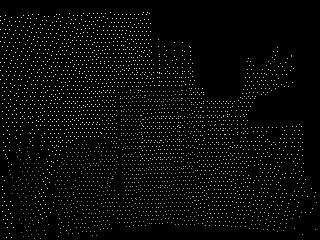
%> input picture Anisotropic-Total-Generalized-Variation/test_imgs/bkf_sparse_depth_0.png, 320 x 240 px
$ octave spotToF.m   (GNU Octave 9; MATLAB toolbox functions it lacks are replaced by stand-ins)
%> lines starting %> are read from the running program, lines starting %| are printed output that depends on the picture
### Anisotropic-Total-Generalized-Variation/upsamplingTensorTGVL2.m
%   TGV2-L2 Depth Image Upsampling
%
%   Author: David Ferstl
%
%   If you use this file or package for your work, please refer to the
%   following papers:
%
%   [1] David Ferstl, Christian Reinbacher, Rene Ranftl, Matthias Rüther
%       and Horst Bischof, Image Guided Depth Upsampling using Anisotropic
%       Total Generalized Variation, ICCV 2013.
%
%   License:
%     Copyright (C) 2013 Institute for Computer Graphics and Vision,
%                      Graz University of Technology
%
%     This program is free software; you can redistribute it and/or modify
%     it under the terms of the GNU General Public License as published by
%     the Free Software Foundation; either version 3 of the License, or
%     (at your option) any later version.
%
%     This program is distributed in the hope that it will be useful,
%     but WITHOUT ANY WARRANTY; without even the implied warranty of
%     MERCHANTABILITY or FITNESS FOR A PARTICULAR PURPOSE.  See the
%     GNU General Public License for more details.
%
%     You should have received a copy of the GNU General Public License
%     along with this program.  If not, see
%     <http://www.gnu.org/licenses/>.
%
%UPSAMPLINGTENSORTGVL2_MAT function for depth image upsampling
%   [ U ] = UPSAMPLINGTENSORTGVL2_MAT( U_INIT, DEPTH, WEIGHT, GRAY,
%               TENSOR, TGV_ALPHA, L, MAXITS, CHECK, TOL, VERBOSE )
%       returns a upsampled depht image according to its imput parameters
%
%   [IN]
%       U_INIT ...    Initial upsampling solution (a good
%                       initial solution will reduce the number
%                       of iterations until convergence)
%       DEPTH ...       Sparse input depth image
%       WEIGHT ...    Weights according to the imput depth vales
%                       (lambda.*w)
%       GRAY ...      High Resolution intensity image for anisotropic
%                       regularization
%       TENSOR ...    Anisotropic Tensor parameters [beta, gamma]
%       TGV_ALPHA ... TGV weighting parameters [alpha0, alpha1]
%       L ...         Timestep Lambda to adjust convergence rate (usually 1)
%       MAXITS ...    Number of iterations
%       CHECK ...     Check solution every CHECK iterations for convergence
%       TOL ...       Tolerance to define convergence
%       VERBOSE ...   Generate additional output [ TRUE/FALSE ]
%   [OUT]
%       U ...         Final Upsampling solution

function [ u ] = upsamplingTensorTGVL2( u_init, d, w, gray, tensor_ab, tgv_alpha, l, maxits, check, tol, verbose )

    [M, N] = size(gray);
    alpha0 = tgv_alpha(1);
    alpha1 = tgv_alpha(2);
    fprintf('size(gray) %d,%d alpha0 %d alpha1 %d\n',size(gray),alpha0,alpha1);

    % initial time-steps
    tau = 1;
    sigma = 1/tau;

    % preconditioning variables
    eta_p = 3;
    eta_q = 2;

    % calculate anisotropic diffusion tensor
    [tensor, ~, ~] = calcTensor(gray, tensor_ab, 2);

    a = tensor{1};
    b = tensor{2};
    c = tensor{3};

    fprintf('size(a) %d,%d \n',size(a)),
    csvwrite("test_imgs/a.csv", a);
    csvwrite("test_imgs/b.csv", b);
    csvwrite("test_imgs/c.csv", c);
    csvwrite("test_imgs/weights.csv", w);
    eta_u = (a.^2 + b.^2 + 2*c.^2 + (a+c).^2 + (b+c).^2).*(alpha1.^2) + 0*w.^2;

    eta_v = zeros(M,N,2);

    eta_v(:,:,1) = (alpha1.^2).*(b.^2 + c.^2) + 4*alpha0.^2;
    eta_v(:,:,2) = (alpha1.^2).*(a.^2 + c.^2) + 4*alpha0.^2;

    p = zeros(M,N,2);
    q = zeros(M,N,4);

    u = u_init;
    u_ = u;
    u_old = zeros(M,N);

    v = zeros(M,N,2);
    v_ = v;

    grad_v = zeros(M,N,4);

    dw = d.*w;

    if(verbose > 0 )
        hf5 = figure(verbose);
        set(hf5,'Name', 'TGV-Huber Fusion TENSOR', 'OuterPosition', [1 1 1200 800]);
    end

    for k = 0:maxits

        % update timesteps
        if(sigma < 1000)
            mu = 1/sqrt(1+0.7*tau*l);
        else
            mu = 1;
        end

        % --------- update dual variables tgv ---------------

        u_x = dxp(u_) - v_(:,:,1);
        u_y = dyp(u_) - v_(:,:,2);


        du_tensor_x = a.*u_x + c.*u_y;
        du_tensor_y = c.*u_x + b.*u_y;

        p(:,:,1) = p(:,:,1) + alpha1*sigma/eta_p.*du_tensor_x;
        p(:,:,2) = p(:,:,2) + alpha1*sigma/eta_p.*du_tensor_y;

        % projection
        reprojection = max(1.0, sqrt(p(:,:,1).^2 + p(:,:,2).^2));
        p(:,:,1) = p(:,:,1)./reprojection;
        p(:,:,2) = p(:,:,2)./reprojection;

        grad_v(:,:,1) = dxp(v_(:,:,1));
        grad_v(:,:,2) = dyp(v_(:,:,2));
        grad_v(:,:,3) = dyp(v_(:,:,1));
        grad_v(:,:,4) = dxp(v_(:,:,2));

        q = q + alpha0*sigma/eta_q.*grad_v;

        % projection
        reproject = max(1.0, sqrt(q(:,:,1).^2 + q(:,:,2).^2 + q(:,:,3).^2 + q(:,:,4).^2));
        q(:,:,1) = q(:,:,1)./reproject;
        q(:,:,2) = q(:,:,2)./reproject;
        q(:,:,3) = q(:,:,3)./reproject;
        q(:,:,4) = q(:,:,4)./reproject;


        % --------- update primal variables l2 ---------------

        u_ = u;
        v_ = v;

        Tp(:,:,1) = a.*p(:,:, 1) + c.*p(:,:,2);
        Tp(:,:,2) = c.*p(:,:, 1) + b.*p(:,:,2);

        div_p = dxm(Tp(:,:,1)) + dym(Tp(:,:,2));

        tau_eta_u = tau./eta_u;

        u = (u_ + tau_eta_u.*(alpha1.*div_p + dw))./(1 + tau_eta_u.*w);

        qc(:,:,1) = [q(:,1:end-1, 1), zeros(M,1)];
        qc(:,:,2) = [q(1:end-1,:, 2); zeros(1,N)];
        qc(:,:,3) = [q(1:end-1,:, 3); zeros(1,N)];
        qc(:,:,4) = [q(:,1:end-1, 4), zeros(M,1)];

        qw_x = [zeros(M,1,1), q(:,1:end-1,1)];
        qw_w = [zeros(M,1,1), q(:,1:end-1,4)];

        qn_y = [zeros(1,N,1); q(1:end-1,:,2)];
        qn_z = [zeros(1,N,1); q(1:end-1,:,3)];

        div_q(:,:,1) = (qc(:,:,1) - qw_x) + (qc(:,:,3) - qn_z);
        div_q(:,:,2) = (qc(:,:,4) - qw_w) + (qc(:,:,2) - qn_y);

        dq_tensor(:,:,1) = a.*p(:,:,1) + c.*p(:,:,2);
        dq_tensor(:,:,2) = c.*p(:,:,1) + b.*p(:,:,2);

        v = v_ + tau./eta_v.*(alpha1.*dq_tensor + alpha0.*div_q);

        % over-relaxation
        u_ = u + mu.*(u - u_);
        v_ = v + mu.*(v - v_);

        sigma = sigma/mu;
        tau = tau*mu;

        if mod(k, check) == 0,

            if(verbose > 0)
                subplot(241), imshow(d, [0 1]); title(sprintf('inputD %u x %u ', M, N)); drawnow;
                subplot(2,4,[2:3 6:7]), imshow(u, [0 1]); title(sprintf('fused it %u : %u x %u', k, M, N)); drawnow;
                impixelinfo;
            end

            if(sum(abs(u_old(:)-u(:))) < tol)
                disp('reached minimum before maxits');
                break;
            end

            u_old = u;
        end
    end

end

### Anisotropic-Total-Generalized-Variation/calcTensor.m
function [tensor, wtensor, abs_img] = calcTensor(gray_img, tensorbg, size_grad)

    if(~exist('tensorab', 'var'))
        beta_at = 10;
        gamma_at = 0.75;
    else
        beta_at = tensorbg(1);
        gamma_at = tensorbg(2);
    end

    gray_img = im2double(gray_img);

    [M, N] = size(gray_img);

    if size_grad == 2
        gray_img = imfilter(gray_img, fspecial('gaussian',[3 3], 0.5));
        csvwrite("test_imgs/gray_img.csv", gray_img);
        G_x = [-1 1;
               -1 1];
    elseif size_grad == 3
        G_x = [1 0 -1; 2 0 -2; 1 0 -1];
    elseif size_grad == 5
        G = fspecial('gaussian',[5 5], 1);
        G_x = gradient(G);
    else
        error('tensor gradient size must be 2/3/5');
    end

    G_y = G_x';

    min_n_length = 1e-8;
    min_tensor_val = 1e-8;

    grad_x = imfilter(gray_img, G_x, 'replicate');
    csvwrite("test_imgs/gray_x.csv", grad_x),

    grad_y = imfilter(gray_img, G_y, 'replicate');
    csvwrite("test_imgs/grad_y.csv", grad_y);

    abs_img = sqrt(grad_x.^2 + grad_y.^2);
    csvwrite("test_imgs/abs_img.csv", abs_img);

    n = [grad_x(:)'; grad_y(:)'];
    csvwrite("test_imgs/n.csv", n);
    %disp(n)

    norm_n = (sqrt(sum(n.^2)));

    n_normed = n./repmat(norm_n, [2,1]);

    n_normed(1,norm_n < min_n_length) = 1;
    %disp(n_normed)
    n_normed(2,norm_n < min_n_length) = 0;
    %disp(n_normed)

    nT_normed = [n_normed(2,:); -n_normed(1,:)];

    wtensor = max(min_tensor_val, exp(-beta_at*abs_img.^gamma_at));

    atensor = reshape(wtensor(:)'.*n_normed(1,:).^2 + nT_normed(1,:).^2, M, N);
    ctensor = reshape(wtensor(:)'.*n_normed(1,:).*n_normed(2,:) + nT_normed(1,:).*nT_normed(2,:), M, N);
    btensor = reshape(wtensor(:)'.*n_normed(2,:).^2 + nT_normed(2,:).^2, M, N);

    tensor{1} = atensor;
    tensor{2} = btensor;
    tensor{3} = ctensor;

end

### Anisotropic-Total-Generalized-Variation/spotToF.m

clear all;
close all;
clc;
% read high-res rgb and depth
disp_gt = double(imread('test_imgs/bkf_sparse_depth_0.png'));%depth
%> disp_gt: size 240x320 double; min 0, max 1146, mean 36; mean of the top-left, top-right, bottom-left and bottom-right quarters 53.1, 15.2, 37.4, 38.2
disp_gt (disp_gt == 0 ) = 3000;
disp_gt = disp_gt/10;
gray_gt = im2double(rgb2gray(imread('test_imgs/RGB_0.png')));%rgb
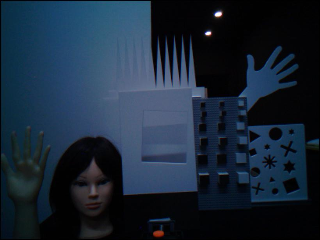
%> input picture Anisotropic-Total-Generalized-Variation/test_imgs/RGB_0.png, 320 x 240 px
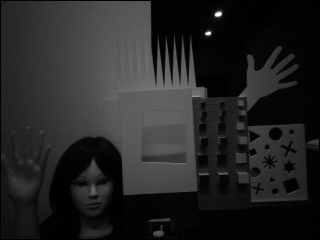
%> gray_gt: size 240x320 double; min 0, max 0.996, mean 0.144

ours = disp_gt;
smin = min(disp_gt(:));
%> smin = 44.3
smax = max(disp_gt(:));
%> smax = 300
fprintf('smin is %d,smax is %d\n',smin,smax);
%| smin is 44.3,smax is 300

[M, N] = size(disp_gt);
%> M = 240; N = 320

weights = zeros(M,N);
weights(ours < 300 ) = 1;
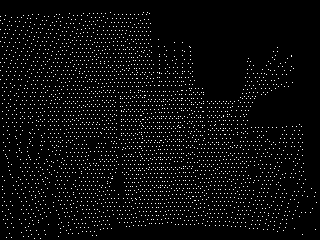
%> weights: size 240x320 double; values 0 (black) and 1 (white), 4.2% white in thin lines or dots
%weights(ours == 0.0) = 32001;


% normalize input depth map
d_min = min(ours(ours>0));
%> d_min = 44.3
d_max = max(ours(ours>0));
%> d_max = 300
fprintf('d_min is %d,d_max is %d\n',d_min,d_max);
%| d_min is 44.3,d_max is 300

ours_norm = (ours-d_min)/(d_max-d_min);
ours_norm(ours_norm < 0) = 0;
ours_norm(ours_norm > 1) = 1;
%disp(ours_norm);
csvwrite("test_imgs/ours_norm.csv", ours_norm);
%% tgv l2
factor = 1;

timestep_lambda = 1;

%tgv_alpha = [17 1.2];
%tgv_alpha = [5 0.02];
tgv_alpha = [3.95 0.279];

tensor_ab = [9 0.85];

lambda_tgvl2 = 40;

maxits = 150;
disp(' ---- ');
%check = round(maxits/10);
check = round(maxits/100);
% check = maxits+10;

upsampling_result_norm = upsamplingTensorTGVL2(ours_norm, ours_norm, ...
weights.*lambda_tgvl2, gray_gt, tensor_ab, tgv_alpha./factor, timestep_lambda, maxits, ...
check, 0.1, 1);
%| size(gray) 240,320 alpha0 3.95 alpha1 0.279
%> in calcTensor, `ctensor = reshape(wtensor(:)'.*n_normed(1,:).*n_normed(2,:) + nT_norme..`:
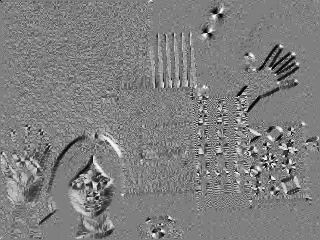
%> ctensor: size 240x320 double; min -0.499, max 0.496, mean -0.00276; drawn with min black and max white
%> in calcTensor, `btensor = reshape(wtensor(:)'.*n_normed(2,:).^2 + nT_normed(2,:).^2, M..`:
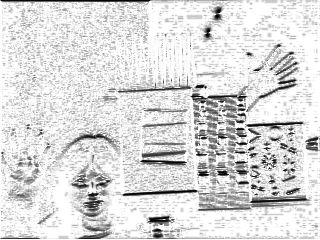
%> btensor: size 240x320 double; min 8.44e-05, max 1, mean 0.859
%> in upsamplingTensorTGVL2, `[tensor, ~, ~] = calcTensor(gray, tensor_ab, 2);`: tensor = 3 items
%| size(a) 240,320
%> in upsamplingTensorTGVL2, `eta_u = (a.^2 + b.^2 + 2*c.^2 + (a+c).^2 + (b+c).^2).*(alpha1.^2) + 0*..`:
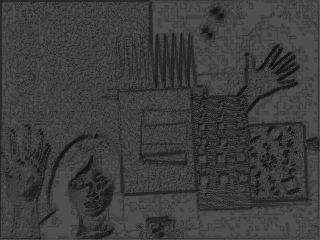
%> eta_u: size 240x320 double; min 0.0779, max 0.311, mean 0.243
%> in upsamplingTensorTGVL2, `dw = d.*w;`:
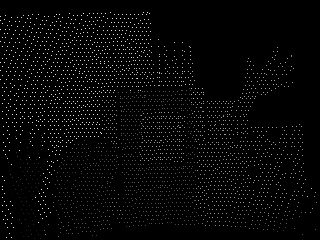
%> dw: size 240x320 double; min 0, max 11, mean 0.272; drawn with min black and max white
%> the run ends on the next line
